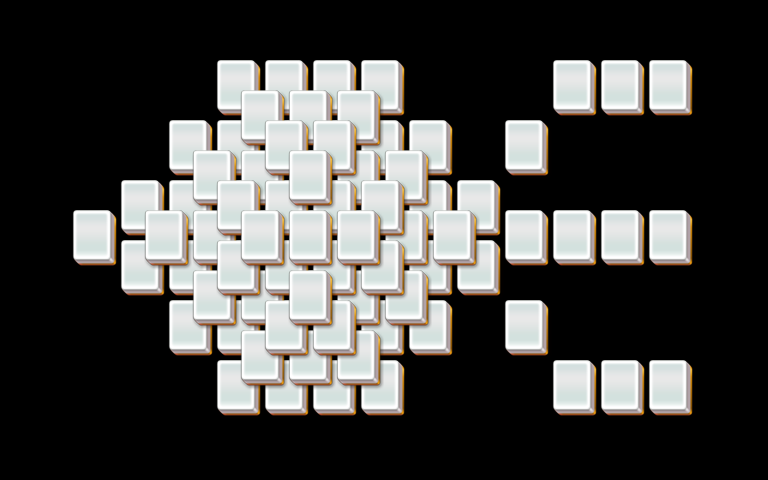

Rendered tile map (Tiled .tmx) drawn with the repository's tilesets; below, a short description and the map source with its tile grids summarised:
An orthogonal 32x16 tile map with 24x30 px tiles, 5 tile layers (layer1, layer2, layer3, layer4, ...).

<map version="1.0" orientation="orthogonal" width="32" height="16" tilewidth="24" tileheight="30">
 <properties>
  <property name="species" value="20" />
 </properties>
 <tileset firstgid="1" name="mahjong" tilewidth="48" tileheight="60">
  <image source="mahjong.png" />
 </tileset>
 <layer name="layer1" width="32" height="16">
  <data>[512 cells, 49 non-empty, 1 distinct tile ids]</data>
 </layer>
 <layer name="layer2" width="32" height="16">
  <data>[512 cells, 49 non-empty, 1 distinct tile ids]</data>
 </layer>
 <layer name="layer3" width="32" height="16">
  <data>[512 cells, 23 non-empty, 1 distinct tile ids]</data>
 </layer>
 <layer name="layer4" width="32" height="16">
  <data>[512 cells, 12 non-empty, 1 distinct tile ids]</data>
 </layer>
 <layer name="layer5" width="32" height="16">
  <data>[512 cells, 5 non-empty, 1 distinct tile ids]</data>
 </layer>
</map>
